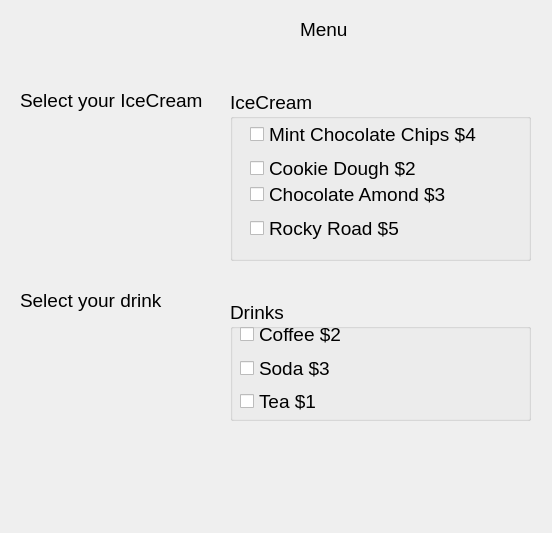
<?xml version="1.0" encoding="UTF-8"?>
<ui version="4.0">
 <class>Dialog</class>
 <widget class="QDialog" name="Dialog">
  <property name="geometry">
   <rect>
    <x>0</x>
    <y>0</y>
    <width>552</width>
    <height>533</height>
   </rect>
  </property>
  <property name="windowTitle">
   <string>Dialog</string>
  </property>
  <widget class="QLabel" name="label">
   <property name="geometry">
    <rect>
     <x>300</x>
     <y>20</y>
     <width>68</width>
     <height>19</height>
    </rect>
   </property>
   <property name="font">
    <font>
     <pointsize>14</pointsize>
    </font>
   </property>
   <property name="text">
    <string>Menu</string>
   </property>
  </widget>
  <widget class="QLabel" name="label_2">
   <property name="geometry">
    <rect>
     <x>20</x>
     <y>80</y>
     <width>201</width>
     <height>41</height>
    </rect>
   </property>
   <property name="font">
    <font>
     <pointsize>14</pointsize>
    </font>
   </property>
   <property name="text">
    <string>Select your IceCream</string>
   </property>
  </widget>
  <widget class="QLabel" name="label_3">
   <property name="geometry">
    <rect>
     <x>20</x>
     <y>280</y>
     <width>201</width>
     <height>41</height>
    </rect>
   </property>
   <property name="font">
    <font>
     <pointsize>14</pointsize>
    </font>
   </property>
   <property name="text">
    <string>Select your drink</string>
   </property>
  </widget>
  <widget class="QGroupBox" name="groupBoxDrinks">
   <property name="geometry">
    <rect>
     <x>230</x>
     <y>300</y>
     <width>301</width>
     <height>121</height>
    </rect>
   </property>
   <property name="font">
    <font>
     <pointsize>14</pointsize>
    </font>
   </property>
   <property name="title">
    <string>Drinks</string>
   </property>
   <property name="checkable">
    <bool>false</bool>
   </property>
   <widget class="QWidget" name="">
    <property name="geometry">
     <rect>
      <x>10</x>
      <y>20</y>
      <width>281</width>
      <height>95</height>
     </rect>
    </property>
    <property name="font">
     <font>
      <pointsize>14</pointsize>
     </font>
    </property>
    <layout class="QVBoxLayout" name="verticalLayout">
     <item>
      <widget class="QCheckBox" name="checkBoxCoffee">
       <property name="font">
        <font>
         <pointsize>14</pointsize>
        </font>
       </property>
       <property name="text">
        <string>Coffee $2</string>
       </property>
      </widget>
     </item>
     <item>
      <widget class="QCheckBox" name="checkBoxSoda">
       <property name="font">
        <font>
         <pointsize>14</pointsize>
        </font>
       </property>
       <property name="text">
        <string>Soda $3</string>
       </property>
      </widget>
     </item>
     <item>
      <widget class="QCheckBox" name="checkBoxTea">
       <property name="font">
        <font>
         <pointsize>14</pointsize>
        </font>
       </property>
       <property name="text">
        <string>Tea $1</string>
       </property>
      </widget>
     </item>
    </layout>
   </widget>
  </widget>
  <widget class="QGroupBox" name="groupBoxIceCreams">
   <property name="geometry">
    <rect>
     <x>230</x>
     <y>90</y>
     <width>301</width>
     <height>171</height>
    </rect>
   </property>
   <property name="font">
    <font>
     <pointsize>14</pointsize>
    </font>
   </property>
   <property name="title">
    <string>IceCream</string>
   </property>
   <widget class="QWidget" name="">
    <property name="geometry">
     <rect>
      <x>20</x>
      <y>90</y>
      <width>261</width>
      <height>62</height>
     </rect>
    </property>
    <property name="font">
     <font>
      <pointsize>14</pointsize>
     </font>
    </property>
    <layout class="QVBoxLayout" name="verticalLayout_3">
     <item>
      <widget class="QCheckBox" name="checkBoxChocAlmond">
       <property name="font">
        <font>
         <pointsize>14</pointsize>
        </font>
       </property>
       <property name="text">
        <string>Chocolate Amond $3</string>
       </property>
      </widget>
     </item>
     <item>
      <widget class="QCheckBox" name="checkBoxRockyRd">
       <property name="font">
        <font>
         <pointsize>14</pointsize>
        </font>
       </property>
       <property name="text">
        <string>Rocky Road $5</string>
       </property>
      </widget>
     </item>
    </layout>
   </widget>
   <widget class="QWidget" name="">
    <property name="geometry">
     <rect>
      <x>20</x>
      <y>30</y>
      <width>261</width>
      <height>62</height>
     </rect>
    </property>
    <property name="font">
     <font>
      <pointsize>14</pointsize>
     </font>
    </property>
    <layout class="QVBoxLayout" name="verticalLayout_2">
     <item>
      <widget class="QCheckBox" name="checkBoxMintChips">
       <property name="font">
        <font>
         <pointsize>14</pointsize>
        </font>
       </property>
       <property name="text">
        <string>Mint Chocolate Chips $4</string>
       </property>
      </widget>
     </item>
     <item>
      <widget class="QCheckBox" name="checkBoxCookieDough">
       <property name="font">
        <font>
         <pointsize>14</pointsize>
        </font>
       </property>
       <property name="text">
        <string>Cookie Dough $2</string>
       </property>
      </widget>
     </item>
    </layout>
   </widget>
  </widget>
  <widget class="QLabel" name="labelAmount">
   <property name="geometry">
    <rect>
     <x>30</x>
     <y>440</y>
     <width>491</width>
     <height>71</height>
    </rect>
   </property>
   <property name="font">
    <font>
     <pointsize>14</pointsize>
    </font>
   </property>
   <property name="text">
    <string/>
   </property>
  </widget>
 </widget>
 <resources/>
 <connections/>
</ui>
